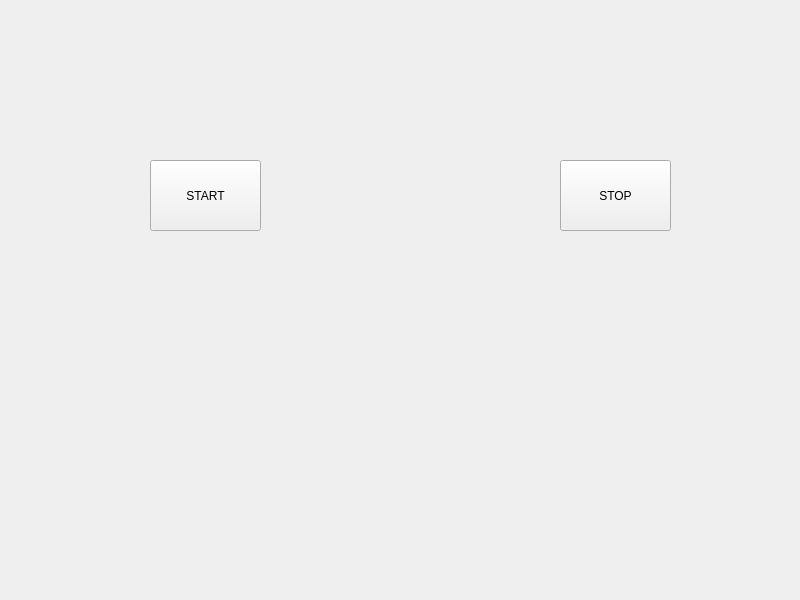
<?xml version="1.0" encoding="UTF-8"?>
<ui version="4.0">
 <class>MyWidget</class>
 <widget class="QWidget" name="MyWidget">
  <property name="geometry">
   <rect>
    <x>0</x>
    <y>0</y>
    <width>800</width>
    <height>600</height>
   </rect>
  </property>
  <property name="windowTitle">
   <string>MyWidget</string>
  </property>
  <widget class="QPushButton" name="START">
   <property name="geometry">
    <rect>
     <x>150</x>
     <y>160</y>
     <width>111</width>
     <height>71</height>
    </rect>
   </property>
   <property name="text">
    <string>START</string>
   </property>
  </widget>
  <widget class="QPushButton" name="STOP">
   <property name="geometry">
    <rect>
     <x>560</x>
     <y>160</y>
     <width>111</width>
     <height>71</height>
    </rect>
   </property>
   <property name="text">
    <string>STOP</string>
   </property>
  </widget>
 </widget>
 <resources/>
 <connections/>
</ui>
